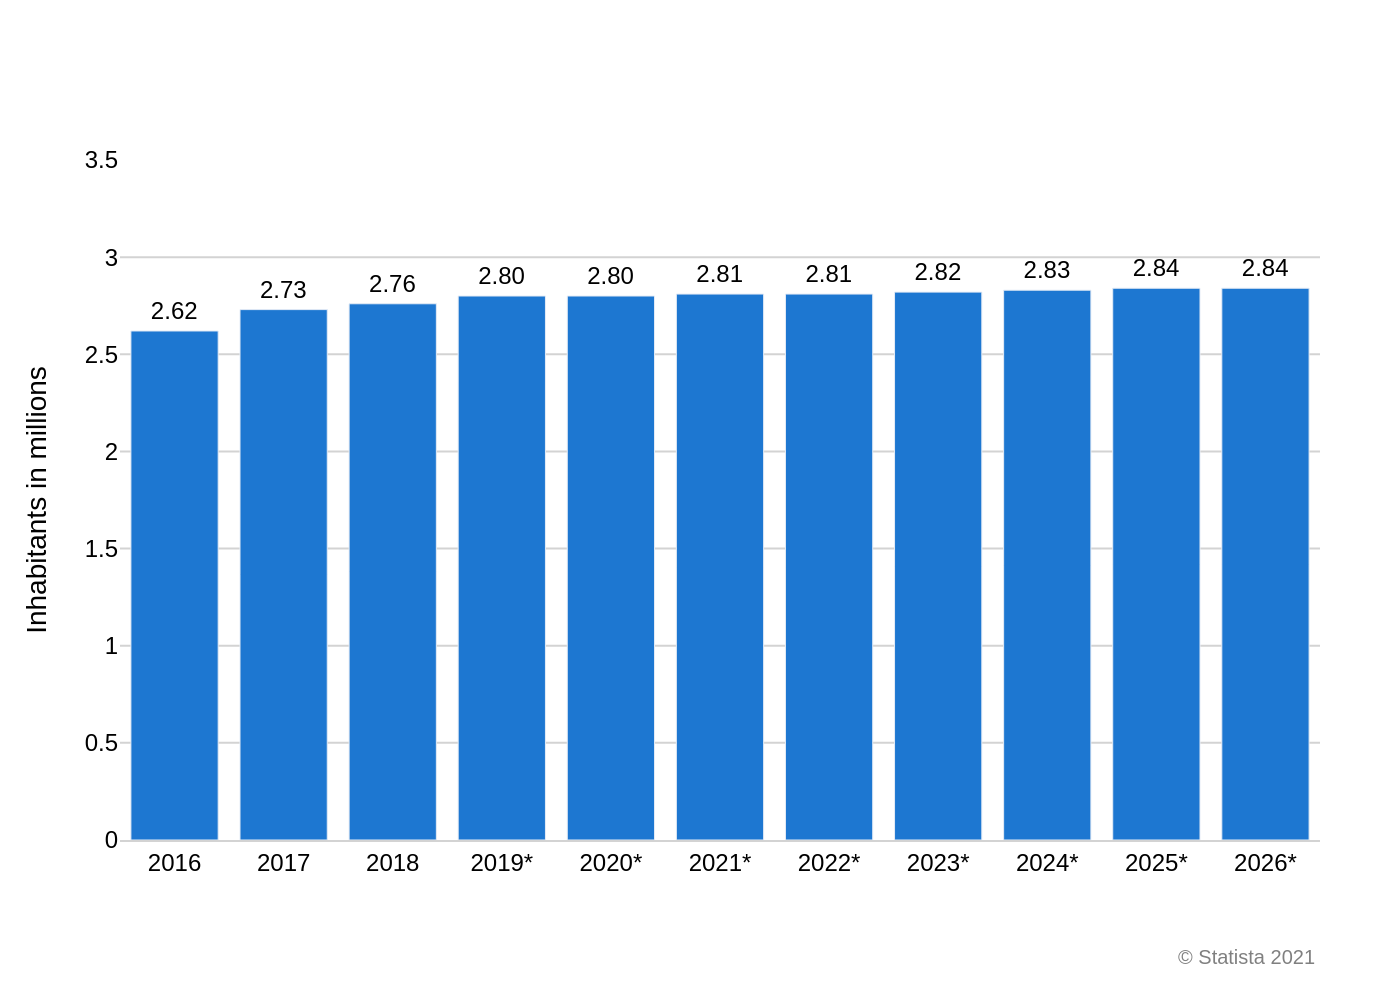

This chart was generated by the following Python code:
import sys
import json
import os
import plotly.graph_objects as go

# Ensure a JSON file path is provided as a command-line argument
if len(sys.argv) != 2:
    print("Usage: python create_chart.py <path_to_json_file>")
    sys.exit(1)

json_path = sys.argv[1]

# Check if the provided file path exists
if not os.path.exists(json_path):
    print(f"Error: File not found at {json_path}")
    sys.exit(1)

# Read data from the specified JSON file
with open(json_path, 'r', encoding='utf-8') as f:
    chart_info = json.load(f)

# Extract data, texts, and colors from the JSON structure
chart_data = chart_info.get('chart_data', [])
texts = chart_info.get('texts', {})
colors = chart_info.get('colors', [])

# Prepare data for Plotly
categories = [item['category'] for item in chart_data]
values = [item['value'] for item in chart_data]

# Create the figure object
fig = go.Figure()

# Add the bar trace
fig.add_trace(go.Bar(
    x=categories,
    y=values,
    text=values,
    textposition='outside',
    texttemplate='%{text:.2f}',
    marker_color=colors[0] if colors else None,
    cliponaxis=False  # Prevents text labels from being clipped
))

# Build title and source text using HTML for formatting
title_text = ""
if texts.get("title"):
    title_text += f'<b style="font-size: 20px;">{texts["title"]}</b>'
if texts.get("subtitle"):
    title_text += f'<br><span style="font-size: 14px;">{texts["subtitle"]}</span>'

# Update layout for a professional appearance
fig.update_layout(
    title_text=title_text,
    title_x=0.05,
    title_y=0.95,
    title_font_family="Arial",
    plot_bgcolor='white',
    paper_bgcolor='white',
    font=dict(family="Arial", size=12, color='black'),
    xaxis=dict(
        title_text=texts.get('x_axis_title'),
        showgrid=False,
        showline=True,
        linecolor='lightgrey',
        tickfont=dict(size=12)
    ),
    yaxis=dict(
        title_text=texts.get('y_axis_title'),
        range=[0, 3.5],
        tickmode='linear',
        dtick=0.5,
        gridcolor='lightgrey',
        showline=False,
        tickfont=dict(size=12)
    ),
    showlegend=False,
    margin=dict(l=60, r=40, t=80, b=80),  # Adjust margins to prevent clipping
    annotations=[
        dict(
            text=texts.get('source', ''),
            showarrow=False,
            xref='paper', yref='paper',
            x=1.0, y=-0.15,
            xanchor='right', yanchor='top',
            font=dict(family="Arial", size=10, color='grey')
        )
    ]
)

# Generate the output filename from the input JSON path
base_filename = os.path.splitext(json_path)[0]
output_filename = f"{base_filename}.png"

# Save the figure as a high-resolution PNG image
fig.write_image(output_filename, scale=2)

print(f"Chart saved to {output_filename}")
